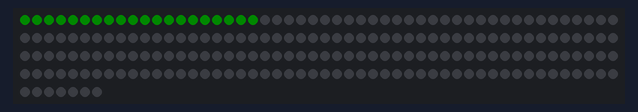
This sketch was run on a simulated Arduino Uno, built with avr-gcc and run on an emulated ATmega328P. Shown: 207 RGB LEDs in strip order, left to right, continuing on the next row. Dim RGB values are drawn brighter than linear; what the sketch prints to the serial monitor is not drawn.

Above: at 2.1 s.

The sketch:

LEDTest.ino
```cpp
#include <Adafruit_NeoPixel.h>

#define LED_PIN 13
#define NUM_LEDS 207

Adafruit_NeoPixel strip(NUM_LEDS, LED_PIN, NEO_GRB + NEO_KHZ800);

void setup() {
  Serial.begin(115200);

  // 1. Init OFF to save power
  strip.begin();
  strip.setBrightness(10); // Super dim
  strip.show(); // Force all Black/Off immediately

  Serial.println("Starting Soft LED Test...");
  delay(1000); // Wait for voltage to stabilize

  // 2. Light up only 5 LEDs
  Serial.println("Lighting 5 LEDs...");
  for(int i=0; i<5; i++) {
     strip.setPixelColor(i, strip.Color(0, 0, 255)); // Blue
  }
  strip.show();
  delay(1000);

  // 3. Light up 20 LEDs
  Serial.println("Lighting 20 LEDs...");
  for(int i=0; i<20; i++) {
     strip.setPixelColor(i, strip.Color(0, 255, 0)); // Green
  }
  strip.show();
}

void loop() {
  // Do nothing
}
```
